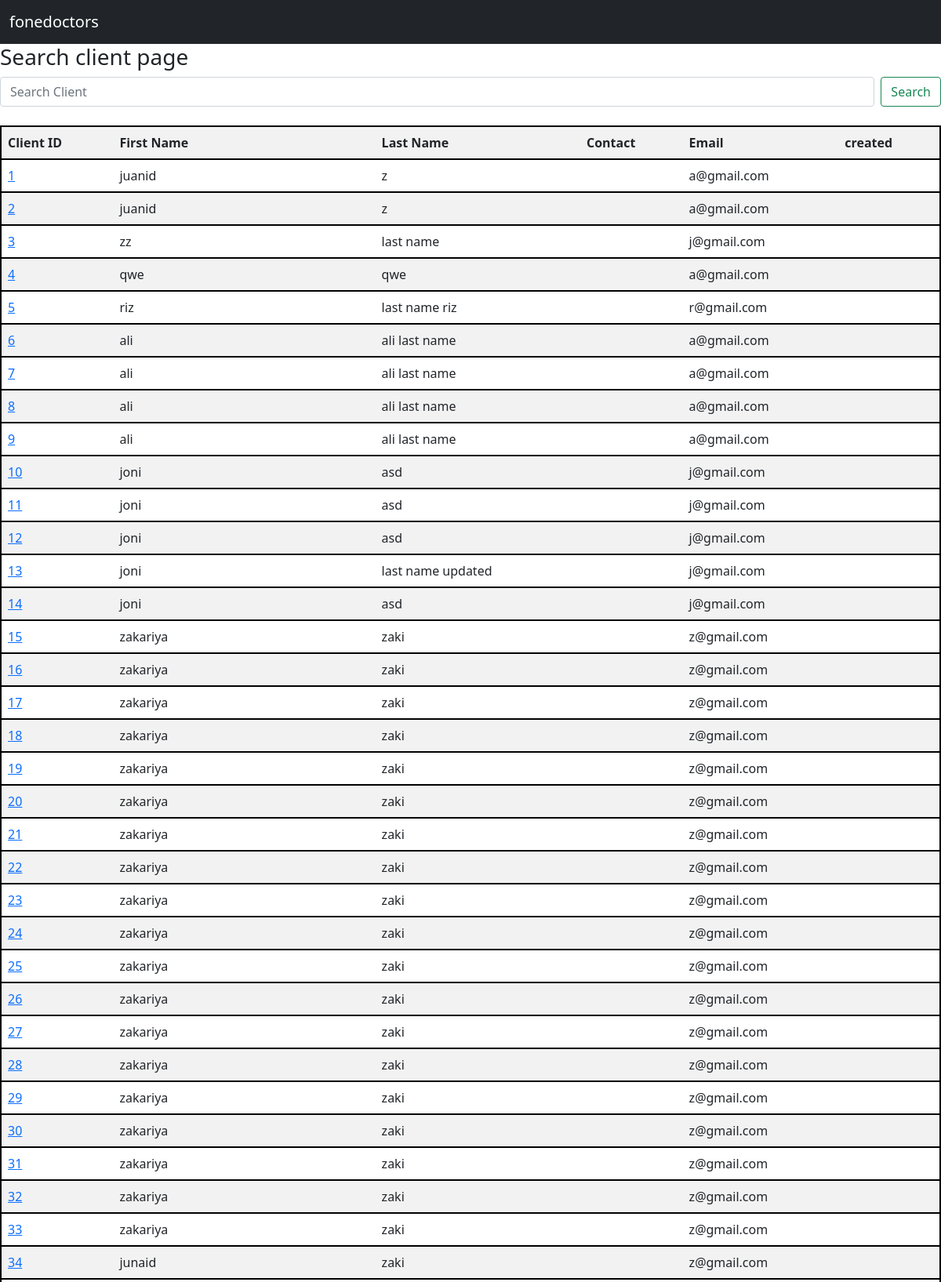
The page /search_client (upper part) on the database its author committed.
### customer/models.py (models this page shows, shortened)
class Customer(models.Model):
    id = models.AutoField(primary_key=True)
    first_name = models.CharField(max_length=250)
    last_name = models.CharField(max_length=250)
    phone  = models.IntegerField()
    landline  = models.IntegerField()
    email = models.EmailField(max_length=250)
    address = models.CharField(max_length=250)
    postcode = models.CharField(max_length=250)
    created_date = models.DateTimeField(null=True, blank= True)#
    created_by = models.ForeignKey(User,on_delete=models.CASCADE, null=True, blank=True)

### customer/views.py (the view)
# urls.py: path('search_client', views.search_client, name='search_client'),
def search_client(request):
    all_clients = Customer.objects.all()
    context = {'all_clients_context':all_clients}
    return render(request,'search_client.html', context )

### templates/search_client.html (shortened to what this page needs)
{% extends 'base.html' %}
{% block content %}
<h3>Search client page</h3>
<form class="d-flex" method="POST" action="{% url 'search_client' %}" style="align-self: center;">
    <input class="form-control me-2" type="search" placeholder="Search Client" aria-label="Search" name="searched">
    <button class="btn btn-outline-success" type="submit">Search</button>
  </form>
<br>
<table class="table table-striped" style="border: 2px solid black;" width="60%"  cellspacing="2" cellpadding="2" >
    <tr style="border: 1px solid rgb(48, 45, 45);" width="95%" style="border: black;" >
        <th>Client ID</th>
        <th>First Name</th>
        <th>Last Name</th>
        <th>Contact</th>
        <th>Email</th>
        <th>created</th>
    </tr>
    {% for show_result in  all_clients_context %}
    <tr style="border: 2px solid black" background-color="green">
            <td><a href="{% url 'Client_detail_info' show_result.id %}">{{ show_result.id  }}</a></td>
            <td>{{ show_result.first_name }}</td>
            <td>{{ show_result.last_name }}</td>
            <td>{{ show_result.mobile }}</td>
            <td>{{ show_result.email }}</td>
            <td>{{ show_result.created }}</td>
    </tr>
    {% endfor %}
</table>
{% endblock %}

### rows shown on the page
Customer: id "1", first_name "juanid", last_name "z", email "a@gmail.com"
Customer: id "2", first_name "juanid", last_name "z", email "a@gmail.com"
Customer: id "3", first_name "zz", last_name "last name", email "j@gmail.com"
Customer: id "4", first_name "qwe", last_name "qwe", email "a@gmail.com"
Customer: id "5", first_name "riz", last_name "last name riz", email "r@gmail.com"
Customer: id "6", first_name "ali", last_name "ali last name", email "a@gmail.com"
Customer: id "7", first_name "ali", last_name "ali last name", email "a@gmail.com"
Customer: id "8", first_name "ali", last_name "ali last name", email "a@gmail.com"
Customer: id "9", first_name "ali", last_name "ali last name", email "a@gmail.com"
Customer: id "10", first_name "joni", last_name "asd", email "j@gmail.com"
Customer: id "11", first_name "joni", last_name "asd", email "j@gmail.com"
Customer: id "12", first_name "joni", last_name "asd", email "j@gmail.com"
Customer: id "13", first_name "joni", last_name "last name updated", email "j@gmail.com"
Customer: id "14", first_name "joni", last_name "asd", email "j@gmail.com"
Customer: id "15", first_name "zakariya", last_name "zaki", email "z@gmail.com"
Customer: id "16", first_name "zakariya", last_name "zaki", email "z@gmail.com"
Customer: id "17", first_name "zakariya", last_name "zaki", email "z@gmail.com"
Customer: id "18", first_name "zakariya", last_name "zaki", email "z@gmail.com"
Customer: id "19", first_name "zakariya", last_name "zaki", email "z@gmail.com"
Customer: id "20", first_name "zakariya", last_name "zaki", email "z@gmail.com"
Customer: id "21", first_name "zakariya", last_name "zaki", email "z@gmail.com"
Customer: id "22", first_name "zakariya", last_name "zaki", email "z@gmail.com"
Customer: id "23", first_name "zakariya", last_name "zaki", email "z@gmail.com"
Customer: id "24", first_name "zakariya", last_name "zaki", email "z@gmail.com"
Customer: id "25", first_name "zakariya", last_name "zaki", email "z@gmail.com"
Customer: id "26", first_name "zakariya", last_name "zaki", email "z@gmail.com"
Customer: id "27", first_name "zakariya", last_name "zaki", email "z@gmail.com"
Customer: id "28", first_name "zakariya", last_name "zaki", email "z@gmail.com"
Customer: id "29", first_name "zakariya", last_name "zaki", email "z@gmail.com"
Customer: id "30", first_name "zakariya", last_name "zaki", email "z@gmail.com"
Customer: id "31", first_name "zakariya", last_name "zaki", email "z@gmail.com"
Customer: id "32", first_name "zakariya", last_name "zaki", email "z@gmail.com"
Customer: id "33", first_name "zakariya", last_name "zaki", email "z@gmail.com"
Customer: id "34", first_name "junaid", last_name "zaki", email "z@gmail.com"
